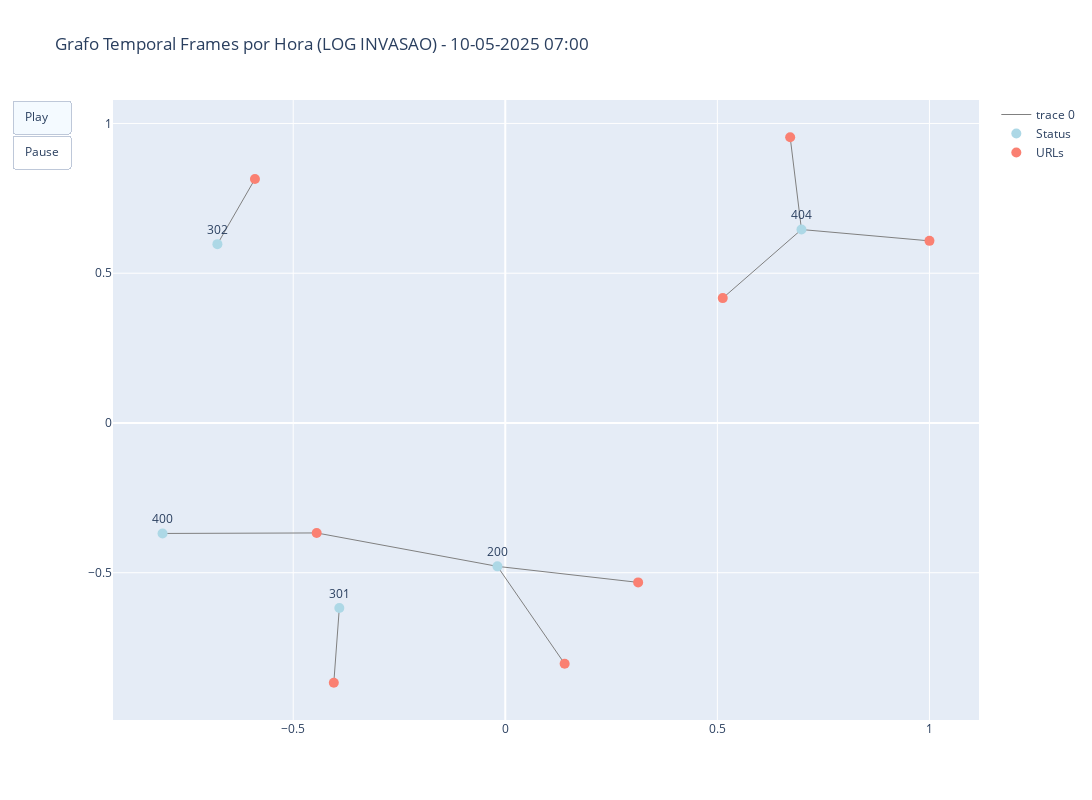

Write notebook code for a chart like this one.
### Code cell
import re
import pandas as pd
import networkx as nx
import plotly.graph_objects as go

# Regex para parsing do Apache
log_pattern = r'(?P<ip>\d+\.\d+\.\d+\.\d+) - - \[(?P<date>.*?)\] "(?P<method>\w+) (?P<url>\S+) HTTP/\d\.\d" (?P<status>\d{3}) (?P<size>\d+|-) "(?P<referrer>.*?)" "(?P<user_agent>.*?)"'

# Caminho do seu arquivo de log
log_file = 'logs-invasao.log'

# Carregar logs em DataFrame
entries = []
with open(log_file, 'r', encoding='utf-8', errors='ignore') as f:
    for line in f:
        m = re.match(log_pattern, line)
        if m:
            entries.append(m.groupdict())

df = pd.DataFrame(entries)

# Converter datetime
df['datetime'] = pd.to_datetime(df['date'], format='%d/%b/%Y:%H:%M:%S %z')

# Criar coluna com granularidade de 1 hora
df['minute'] = df['datetime'].dt.floor('60min')  # floor to minute

# Verificar resultado
print("Registros lidos:", len(df))
print("Intervalos encontrados:", df['minute'].nunique())

print("Quantidade de registros por hora:")
print(df['minute'].value_counts().sort_index())

# Lista de minutos ordenados
all_minutes = sorted(df['minute'].unique())

# Gerar grafos e capturar dados de cada frame
frames_data = []

for minute in all_minutes:
    df_minute = df[df['minute'] == minute]
    
    # Criar grafo bipartido Status ↔ URL
    G = nx.Graph()
    for _, row in df_minute.iterrows():
        status = row['status']
        url = row['url']
        G.add_node(status, bipartite=0)
        G.add_node(url, bipartite=1)
        G.add_edge(status, url)
    
    # Calcular layout (usar spring layout para visual mais estável)
    pos = nx.spring_layout(G, k=0.5, seed=42)
    
    # Separar nós
    statuss = [n for n, d in G.nodes(data=True) if d['bipartite'] == 0]
    urls = [n for n in G if n not in statuss]
    
    # Adicionar dados para plotly
    edge_x = []
    edge_y = []
    for e in G.edges():
        x0, y0 = pos[e[0]]
        x1, y1 = pos[e[1]]
        edge_x += [x0, x1, None]
        edge_y += [y0, y1, None]
    
    # Nós Status
    status_x = [pos[n][0] for n in statuss]
    status_y = [pos[n][1] for n in statuss]
    
    # Nós URLs
    url_x = [pos[n][0] for n in urls]
    url_y = [pos[n][1] for n in urls]
    
    # Guardar frame
    frames_data.append({
        'minute': minute,
        'edge_x': edge_x,
        'edge_y': edge_y,
        'status_x': status_x,
        'status_y': status_y,
        'status_labels': statuss,
        'url_x': url_x,
        'url_y': url_y,
        'url_labels': urls
    })

# Criar primeiro frame (para inicializar)
initial = frames_data[0]

# Criar figura
fig = go.Figure(
    data=[
        go.Scatter(
            x=frames_data[0]['edge_x'],
            y=frames_data[0]['edge_y'],
            mode='lines',
            line=dict(color='gray', width=1),
            hoverinfo='none'
        ),
        go.Scatter(
            x=frames_data[0]['status_x'],
            y=frames_data[0]['status_y'],
            mode='markers+text',
            marker=dict(size=10, color='lightblue'),
            text=frames_data[0]['status_labels'],
            textposition='top center',
            name='Status'
        ),
        go.Scatter(
            x=frames_data[0]['url_x'],
            y=frames_data[0]['url_y'],
            mode='markers',
            marker=dict(size=10, color='salmon'),
            name='URLs'
        )
    ],
    layout=go.Layout(
        title_text=f"Grafo Temporal Frames por Hora (LOG INVASAO) - {frames_data[0]['minute'].strftime('%d-%m-%Y %H:%M')}",
        width=1200,       # LARGURA DA FIGURA
        height=800,      # ALTURA DA FIGURA
        showlegend=True,
        updatemenus=[
            dict(
                type="buttons",
                buttons=[
                    dict(
                        label="Play",
                        method="animate",
                        args=[
                            None,
                            {
                                "frame": {"duration": 1000, "redraw": True},
                                "fromcurrent": True
                            }
                        ]
                    ),
                    dict(
                        label="Pause",
                        method="animate",
                        args=[
                            [None],
                            {
                                "frame": {"duration": 0, "redraw": False},
                                "mode": "immediate"
                            }
                        ]
                    )
                ]
            )
        ]
    ),
    frames=[
        go.Frame(
            data=[
                go.Scatter(
                    x=frame['edge_x'],
                    y=frame['edge_y'],
                    mode='lines',
                    line=dict(color='gray', width=1),
                    hoverinfo='none'
                ),
                go.Scatter(
                    x=frame['status_x'],
                    y=frame['status_y'],
                    mode='markers+text',
                    marker=dict(size=10, color='lightblue'),
                    text=frame['status_labels'],
                    textposition='top center',
                    name='Status'
                ),
                go.Scatter(
                    x=frame['url_x'],
                    y=frame['url_y'],
                    mode='markers',
                    marker=dict(size=10, color='salmon'),
                    name='URLs'
                )
            ],
            name=frame['minute'].strftime("%d-%m-%Y %H:%M"),
            layout=go.Layout(
                title_text=f"Grafo Temporal Quadro a Quadro por Hora (LOG INVASAO) - {frame['minute'].strftime('%d-%m-%Y %H:%M')}",
                width=1200,     # LARGURA DA FIGURA
                height=800      # ALTURA DA FIGURA
            )
        )
        for frame in frames_data
    ]
)

# Mostrar figura interativa
fig.show()

#fig.write_html("grafo-temporal-url-status-log-invasao.html")

### Figure 1 — Plotly figure (JSON) as saved in the notebook; plotly's stock layout.template omitted (floating-point values rounded to 4 significant figures)
{"data": [{"hoverinfo": "none", "line": {"color": "gray", "width": 1}, "mode": "lines", "type": "scatter", "x": [0.6983, 1, null, 0.6983, 0.6717, null, 0.6983, 0.5127, null, -0.808, -0.4447, null, -0.4447, -0.0186, null, -0.0186, 0.3132, null, -0.0186, 0.1399, null, -0.3912, -0.4043, null, -0.6787, -0.5902, null], "y": [0.6459, 0.608, null, 0.6459, 0.954, null, 0.6459, 0.4169, null, -0.3689, -0.3672, null, -0.3672, -0.4787, null, -0.4787, -0.5323, null, -0.4787, -0.804, null, -0.6177, -0.8674, null, 0.597, 0.8144, null]}, {"marker": {"color": "lightblue", "size": 10}, "mode": "markers+text", "name": "Status", "text": ["404", "400", "200", "301", "302"], "textposition": "top center", "type": "scatter", "x": [0.6983, -0.808, -0.0186, -0.3912, -0.6787], "y": [0.6459, -0.3689, -0.4787, -0.6177, 0.597]}, {"marker": {"color": "salmon", "size": 10}, "mode": "markers", "name": "URLs", "type": "scatter", "x": [1, -0.4447, 0.6717, 0.3132, 0.5127, -0.4043, 0.1399, -0.5902], "y": [0.608, -0.3672, 0.954, -0.5323, 0.4169, -0.8674, -0.804, 0.8144]}], "layout": {"height": 800, "showlegend": true, "title": {"text": "Grafo Temporal Frames por Hora (LOG INVASAO) - 10-05-2025 07:00"}, "updatemenus": [{"buttons": [{"args": [null, {"frame": {"duration": 1000, "redraw": true}, "fromcurrent": true}], "label": "Play", "method": "animate"}, {"args": [[null], {"frame": {"duration": 0, "redraw": false}, "mode": "immediate"}], "label": "Pause", "method": "animate"}], "type": "buttons"}], "width": 1200}}
